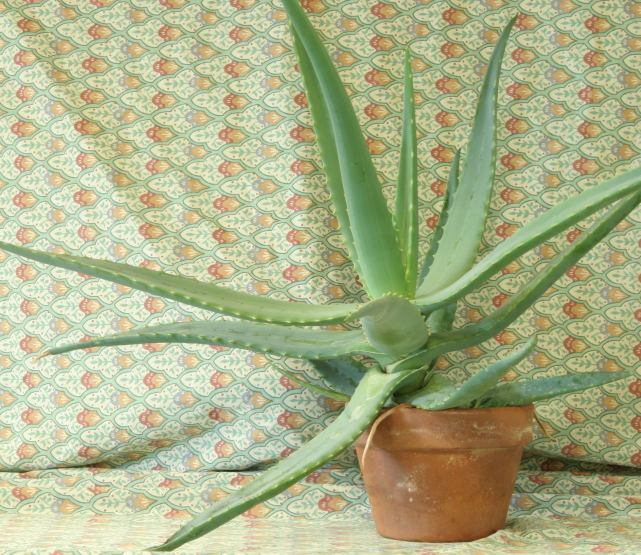
#> input picture ai_dev/OpenCv/aloeL.jpg, 1282 x 1110 px (shown at 1/2 size)
$ python depth3.py
#> lines starting #> are read from the running program, lines starting #| are printed output that depends on the picture
#!/usr/bin/env python

'''
Simple example of stereo image matching and point cloud generation.

Resulting .ply file cam be easily viewed using MeshLab ( http://meshlab.sourceforge.net/ )
'''

import numpy as np
from matplotlib import pyplot as plt
from mpl_toolkits.mplot3d import Axes3D
import cv2

print('loading images...')
imgL = cv2.pyrDown( cv2.imread('aloeL.jpg') )  # downscale images for faster processing
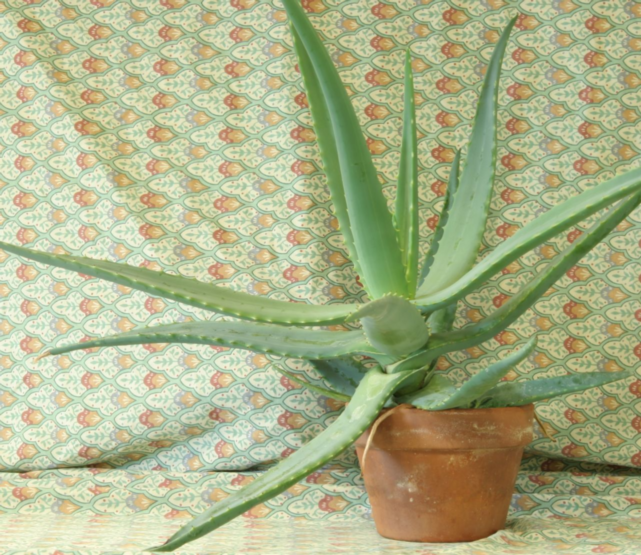
#> imgL: shape (555, 641, 3); mean B, G, R 136.6, 177.2, 171.2
imgR = cv2.pyrDown( cv2.imread('aloeR.jpg') )
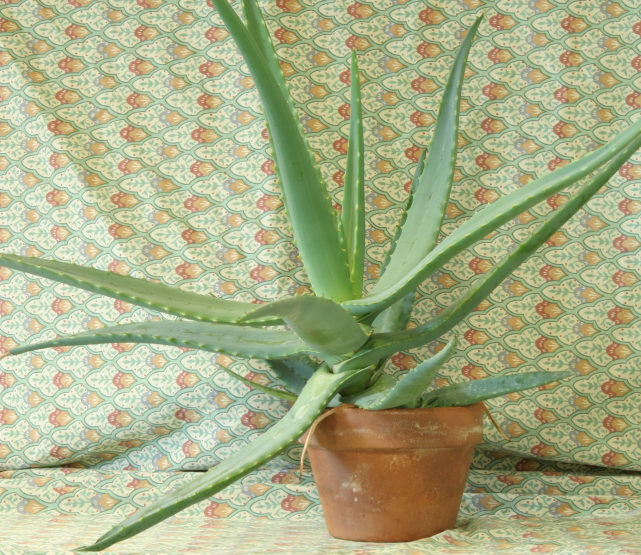
#> input picture ai_dev/OpenCv/aloeR.jpg, 1282 x 1110 px (shown at 1/2 size)
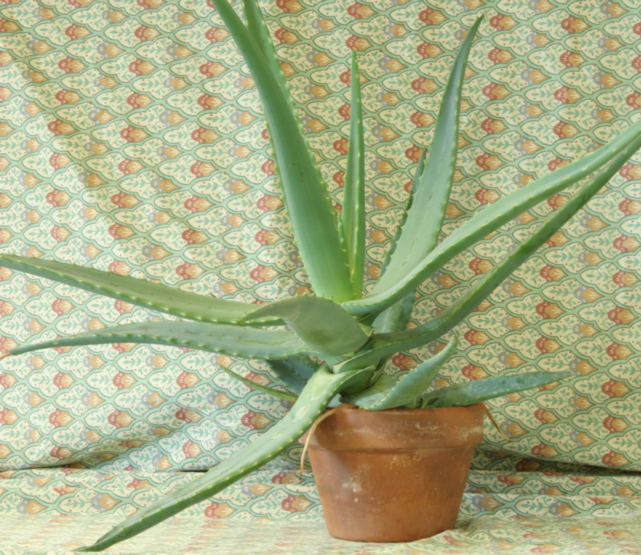
#> imgR: shape (555, 641, 3); mean B, G, R 134.1, 174.2, 168

# disparity range is tuned for 'aloe' image pair
window_size = 3
min_disp = 16
num_disp = 112-min_disp
stereo = cv2.StereoSGBM_create(minDisparity = min_disp,
    numDisparities = num_disp,
    blockSize = 16,
    P1 = 8*3*window_size**2,
    P2 = 32*3*window_size**2,
    disp12MaxDiff = 1,
    uniquenessRatio = 10,
    speckleWindowSize = 100,
    speckleRange = 32
)

print('computing disparity...')
disp = stereo.compute(imgL, imgR).astype(np.float32) / 16.0
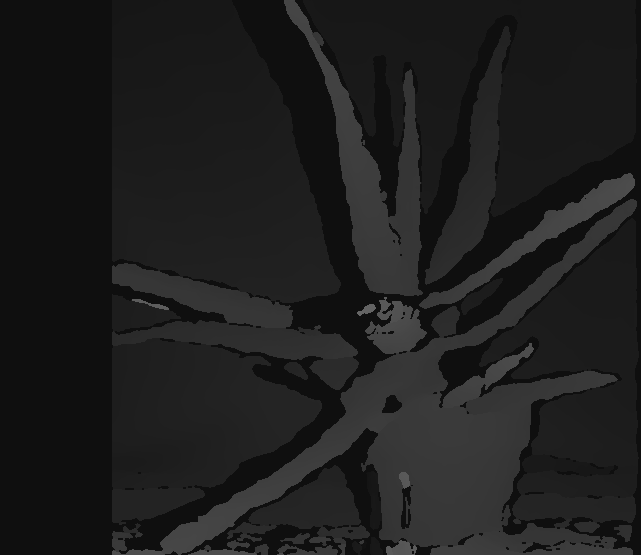
#> disp: shape (555, 641) float32; min 15, max 102.1, mean 29.9

print('generating 3d point cloud...',)
h, w = imgL.shape[:2]
#> h = 555; w = 641
f = 0.8*w                          # guess for focal length
#> f = 512.8
Q = np.float32([[1, 0, 0, -0.5*w],
                [0,-1, 0,  0.5*h], # turn points 180 deg around x-axis,
                [0, 0, 0,     -f], # so that y-axis looks up
                [0, 0, 1,      0]])
points = cv2.reprojectImageTo3D(disp, Q)
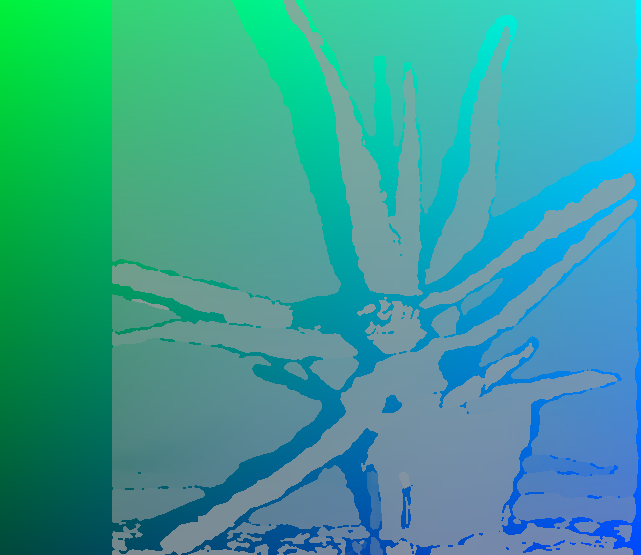
#> points: shape (555, 641, 3) float32; mean of channels 0, 1, 2 -1.3, 0.6, -21.8; drawn with min black and max white

x_points=[]
y_points=[]
z_points=[]

num_points=5000
point_freq=int(len(points)*len(points[0])/num_points)
#> point_freq = 71
counter=0
for i in points:
    for j in i:
        counter+=1
        if counter%point_freq==0:
            x_points.append(list(j)[0])
            y_points.append(list(j)[1])
            z_points.append(list(j)[2])
#> after the loop, counter = 355755; x_points = 5010 values, max 21.3 at index 640, min -21.37 at index 315, mean -1.34; y_points = 5010 values, max 18.5 at index 0, min -18.43 at index 5001, mean 0.561; z_points = 5010 values, max -5.17 at index 2830, min -34.19 at index 0, mean -21.94

fig = plt.figure()
ax = fig.add_subplot(111, projection='3d')

ax.scatter(x_points,y_points,z_points, c=z_points)
plt.savefig('3dDepth.png')
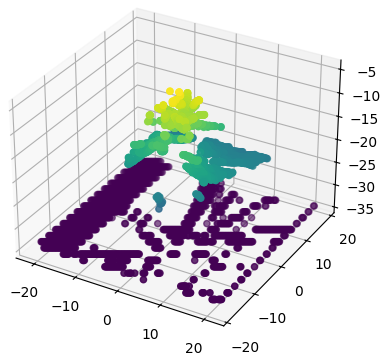
#> figure drawn by matplotlib, 1 panel
plt.show()
